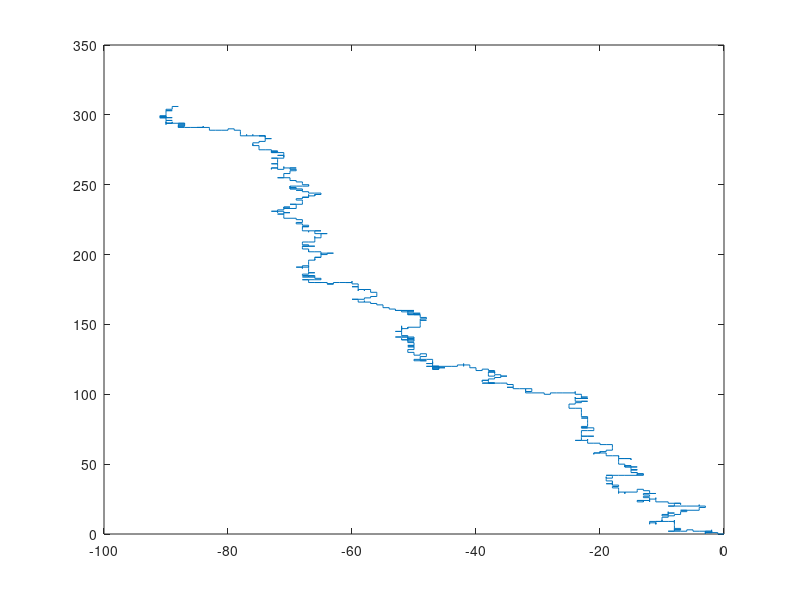

MATLAB code to generate this figure:
%Taller_EJ1_P12

% RAndom Walk
clear
NSteps= 1000


step_directions = rand(NSteps,1)


% Izq = 0.3 < .03
% Der =0.2 <
% Up = 0.4
% Down = 0.1



Leftp=.3
Rightp=.2
Upp=.4
Downp=.1


ifdir=[Leftp;Rightp;Upp;Downp]

%plano de Y X
plano=[0,0];
for i= 2:NSteps+1
    display(i)
    if step_directions(i-1)<sum(ifdir(1,:)) % Paso Izq
        
        plano (i,1)=plano (i-1,1)-1
        plano (i,2)=plano (i-1,2)
        
    elseif step_directions(i-1)>=sum(ifdir(1,:)) && step_directions(i-1)<sum(ifdir(1:2,:)) % paso Der
        plano (i,1)=plano (i-1,1)+1
        plano (i,2)=plano (i-1,2)
        
    elseif step_directions(i-1)>=sum(ifdir(1:2,:)) && step_directions(i-1)<sum(ifdir(1:3,:)) % paso Arriba
        plano (i,1)=plano (i-1,1)
        plano (i,2)=plano (i-1,2)+1
        
    else % paso abajo
        
        plano (i,1)=plano (i-1,1)
        plano (i,2)=plano (i-1,2)-1
    end
end

    figure,plot(plano(:,1),plano(:,2))
